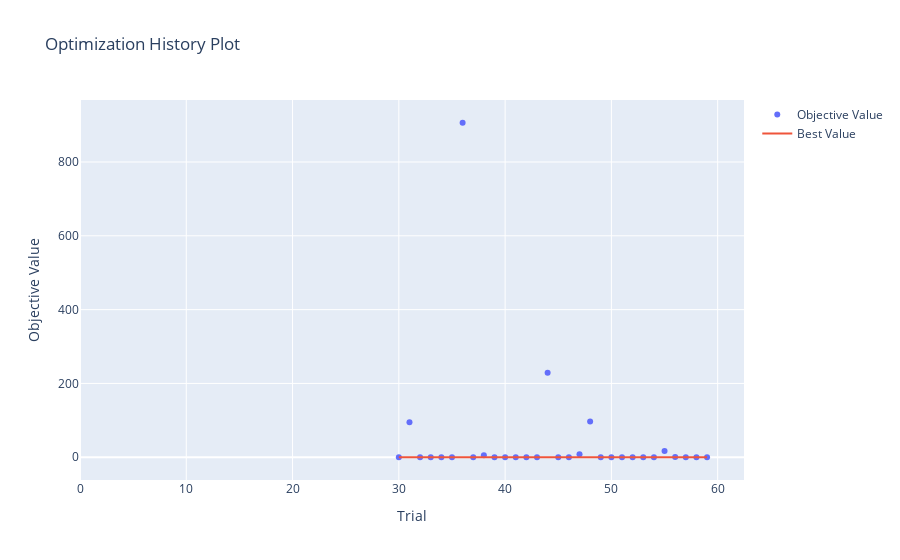

This figure's notebook cell:
### Code cell
# 最適化過程の解析
optuna.visualization.plot_optimization_history(study)

### Figure 1 — Plotly figure (JSON) as saved in the notebook; plotly's stock layout.template omitted (floating-point values rounded to 4 significant figures)
{"data": [{"mode": "markers", "name": "Objective Value", "type": "scatter", "x": [30, 31, 32, 33, 34, 35, 36, 37, 38, 39, 40, 41, 42, 43, 44, 45, 46, 47, 48, 49, 50, 51, 52, 53, 54, 55, 56, 57, 58, 59], "y": [0.0007892, 94.55, 0.02727, 0.005683, 0.0005852, 0.01483, 906.4, 0.005498, 5.675, 0.005678, 0.0006151, 0.0005731, 0.2183, 0.000854, 229.0, 0.1373, 0.0005908, 7.937, 96.96, 0.0005828, 0.0007216, 0.003566, 0.1183, 0.005224, 0.0267, 16.66, 0.361, 0.00509, 0.001091, 0.00304]}, {"mode": "lines", "name": "Best Value", "type": "scatter", "x": [0, 1, 2, 3, 4, 5, 6, 7, 8, 9, 10, 11, 12, 13, 14, 15, 16, 17, 18, 19, 20, 21, 22, 23, 24, 25, 26, 27, 28, 29, 30, 31, 32, 33, 34, 35, 36, 37, 38, 39, 40, 41, 42, 43, 44, 45, 46, 47, 48, 49, 50, 51, 52, 53, 54, 55, 56, 57, 58, 59], "y": [null, null, null, null, null, null, null, null, null, null, null, null, null, null, null, null, null, null, null, null, null, null, null, null, null, null, null, null, null, null, 0.0007892, 0.0007892, 0.0007892, 0.0007892, 0.0005852, 0.0005852, 0.0005852, 0.0005852, 0.0005852, 0.0005852, 0.0005852, 0.0005731, 0.0005731, 0.0005731, 0.0005731, 0.0005731, 0.0005731, 0.0005731, 0.0005731, 0.0005731, 0.0005731, 0.0005731, 0.0005731, 0.0005731, 0.0005731, 0.0005731, 0.0005731, 0.0005731, 0.0005731, 0.0005731]}, {"marker": {"color": "#cccccc"}, "mode": "markers", "name": "Infeasible Trial", "showlegend": false, "type": "scatter", "x": [], "y": []}], "layout": {"title": {"text": "Optimization History Plot"}, "xaxis": {"title": {"text": "Trial"}}, "yaxis": {"title": {"text": "Objective Value"}}}}
